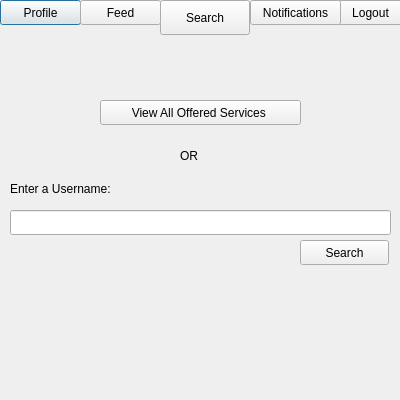
<?xml version="1.0" encoding="UTF-8"?>
<ui version="4.0">
 <class>Search</class>
 <widget class="QDialog" name="Search">
  <property name="geometry">
   <rect>
    <x>0</x>
    <y>0</y>
    <width>400</width>
    <height>400</height>
   </rect>
  </property>
  <property name="windowTitle">
   <string>Dialog</string>
  </property>
  <widget class="QPushButton" name="profile_btn">
   <property name="geometry">
    <rect>
     <x>0</x>
     <y>0</y>
     <width>81</width>
     <height>25</height>
    </rect>
   </property>
   <property name="text">
    <string>Profile</string>
   </property>
  </widget>
  <widget class="QPushButton" name="search_btn">
   <property name="geometry">
    <rect>
     <x>160</x>
     <y>0</y>
     <width>90</width>
     <height>35</height>
    </rect>
   </property>
   <property name="text">
    <string>Search</string>
   </property>
  </widget>
  <widget class="QPushButton" name="feed_btn">
   <property name="geometry">
    <rect>
     <x>80</x>
     <y>0</y>
     <width>81</width>
     <height>25</height>
    </rect>
   </property>
   <property name="text">
    <string>Feed</string>
   </property>
  </widget>
  <widget class="QPushButton" name="logout_btn">
   <property name="geometry">
    <rect>
     <x>330</x>
     <y>0</y>
     <width>81</width>
     <height>25</height>
    </rect>
   </property>
   <property name="text">
    <string>Logout</string>
   </property>
  </widget>
  <widget class="QLineEdit" name="editline_username">
   <property name="geometry">
    <rect>
     <x>10</x>
     <y>210</y>
     <width>381</width>
     <height>25</height>
    </rect>
   </property>
  </widget>
  <widget class="QLabel" name="label">
   <property name="geometry">
    <rect>
     <x>10</x>
     <y>180</y>
     <width>171</width>
     <height>17</height>
    </rect>
   </property>
   <property name="text">
    <string>Enter a Username:</string>
   </property>
  </widget>
  <widget class="QPushButton" name="search_btn_2">
   <property name="geometry">
    <rect>
     <x>300</x>
     <y>240</y>
     <width>89</width>
     <height>25</height>
    </rect>
   </property>
   <property name="text">
    <string>Search</string>
   </property>
  </widget>
  <widget class="QPushButton" name="view_all">
   <property name="geometry">
    <rect>
     <x>100</x>
     <y>100</y>
     <width>201</width>
     <height>25</height>
    </rect>
   </property>
   <property name="text">
    <string>View All Offered Services </string>
   </property>
  </widget>
  <widget class="QLabel" name="label_2">
   <property name="geometry">
    <rect>
     <x>180</x>
     <y>140</y>
     <width>31</width>
     <height>31</height>
    </rect>
   </property>
   <property name="text">
    <string>OR</string>
   </property>
  </widget>
  <widget class="QPushButton" name="notifications_bttn">
   <property name="geometry">
    <rect>
     <x>250</x>
     <y>0</y>
     <width>91</width>
     <height>25</height>
    </rect>
   </property>
   <property name="text">
    <string>Notifications</string>
   </property>
  </widget>
  <widget class="QLabel" name="label_red_mark">
   <property name="geometry">
    <rect>
     <x>330</x>
     <y>0</y>
     <width>15</width>
     <height>15</height>
    </rect>
   </property>
   <property name="text">
    <string/>
   </property>
  </widget>
 </widget>
 <resources/>
 <connections/>
</ui>
